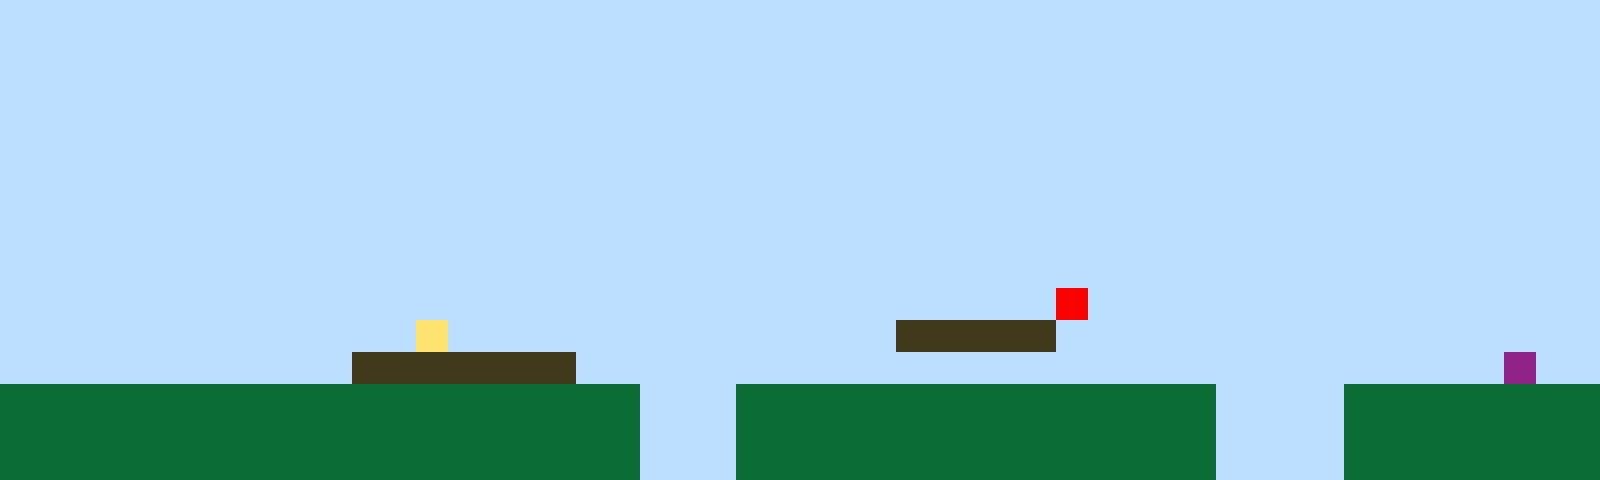

A 2D game scene composited from a Tiled map and its tileset images. What follows is a short description and the map's XML, with every tile layer's data as written:
An orthogonal 50x15 tile map with 32x32 px tiles, 1 tile layer (Tile Layer 1).

<map version="1.10" tiledversion="1.11.2" orientation="orthogonal" renderorder="right-up" width="50" height="15" tilewidth="32" tileheight="32" infinite="0" nextlayerid="2" nextobjectid="1"><editorsettings><export target="map1.csv" format="csv" /></editorsettings><tileset firstgid="1" name="sprites" tilewidth="32" tileheight="32" tilecount="6" columns="3"><image source="sprites.png" width="96" height="64" /></tileset><layer id="1" name="Tile Layer 1" width="50" height="15"><data encoding="csv">1,1,1,1,1,1,1,1,1,1,1,1,1,1,1,1,1,1,1,1,1,1,1,1,1,1,1,1,1,1,1,1,1,1,1,1,1,1,1,1,1,1,1,1,1,1,1,1,1,1,1,1,1,1,1,1,1,1,1,1,1,1,1,1,1,1,1,1,1,1,1,1,1,1,1,1,1,1,1,1,1,1,1,1,1,1,1,1,1,1,1,1,1,1,1,1,1,1,1,1,1,1,1,1,1,1,1,1,1,1,1,1,1,1,1,1,1,1,1,1,1,1,1,1,1,1,1,1,1,1,1,1,1,1,1,1,1,1,1,1,1,1,1,1,1,1,1,1,1,1,1,1,1,1,1,1,1,1,1,1,1,1,1,1,1,1,1,1,1,1,1,1,1,1,1,1,1,1,1,1,1,1,1,1,1,1,1,1,1,1,1,1,1,1,1,1,1,1,1,1,1,1,1,1,1,1,1,1,1,1,1,1,1,1,1,1,1,1,1,1,1,1,1,1,1,1,1,1,1,1,1,1,1,1,1,1,1,1,1,1,1,1,1,1,1,1,1,1,1,1,1,1,1,1,1,1,1,1,1,1,1,1,1,1,1,1,1,1,1,1,1,1,1,1,1,1,1,1,1,1,1,1,1,1,1,1,1,1,1,1,1,1,1,1,1,1,1,1,1,1,1,1,1,1,1,1,1,1,1,1,1,1,1,1,1,1,1,1,1,1,1,1,1,1,1,1,1,1,1,1,1,1,1,1,1,1,1,1,1,1,1,1,1,1,1,1,1,1,1,1,1,1,1,1,1,1,1,1,1,1,1,1,1,1,1,1,1,1,1,1,1,1,1,1,1,1,1,1,1,1,1,1,1,1,1,1,1,1,1,1,1,1,1,1,1,1,1,1,1,1,1,1,1,1,1,1,1,1,1,1,1,1,1,1,1,1,1,1,1,1,1,1,1,1,1,1,1,1,1,1,1,1,1,1,1,1,1,1,1,1,1,1,1,1,1,1,1,1,1,1,1,1,1,1,1,1,1,1,1,1,1,1,1,1,1,1,1,1,1,1,1,1,1,1,1,1,1,1,1,1,1,1,1,5,1,1,1,1,1,1,1,1,1,1,1,1,1,1,1,1,1,1,1,1,1,1,1,1,1,1,1,1,1,4,1,1,1,1,1,1,1,1,1,1,1,1,1,1,3,3,3,3,3,1,1,1,1,1,1,1,1,1,1,1,1,1,1,1,1,1,1,1,1,1,1,1,1,1,1,1,1,3,3,3,3,3,3,3,1,1,1,1,1,1,1,1,1,1,1,1,1,1,1,1,1,1,1,1,1,1,1,1,1,1,1,1,1,6,1,1,2,2,2,2,2,2,2,2,2,2,2,2,2,2,2,2,2,2,2,2,1,1,1,2,2,2,2,2,2,2,2,2,2,2,2,2,2,2,1,1,1,1,2,2,2,2,2,2,2,2,2,2,2,2,2,2,2,2,2,2,2,2,2,2,2,2,2,2,2,2,1,1,1,2,2,2,2,2,2,2,2,2,2,2,2,2,2,2,1,1,1,1,2,2,2,2,2,2,2,2,2,2,2,2,2,2,2,2,2,2,2,2,2,2,2,2,2,2,2,2,1,1,1,2,2,2,2,2,2,2,2,2,2,2,2,2,2,2,1,1,1,1,2,2,2,2,2,2,2,2</data></layer></map>
